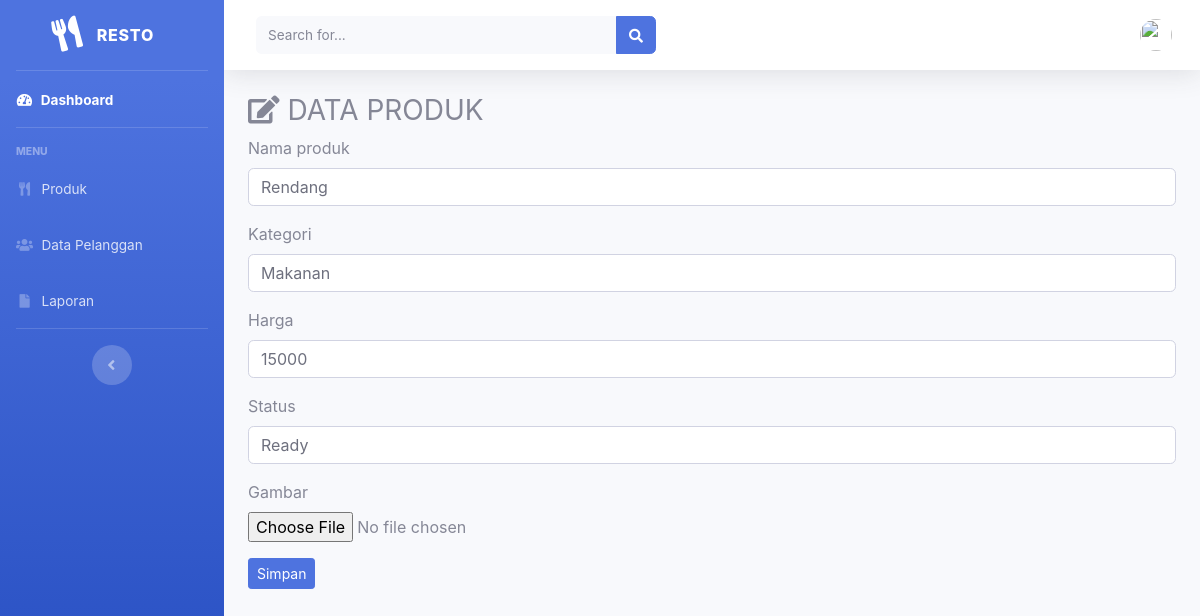
Page /admin/produk/edit/20200202 on the committed database.
### tables this page shows
CREATE TABLE `produk` (
  `id_produk` int(11) NOT NULL,
  `nama` varchar(30) NOT NULL,
  `kategori` varchar(30) NOT NULL,
  `harga` int(11) NOT NULL,
  `gambar` text NOT NULL,
  `status` enum('Ready','Unavailable') NOT NULL
);

### application/controllers/admin/produk.php (called while the page is built, shortened)
<?php
class Produk extends CI_Controller
{
    public function edit($id)
    {
        $data['user'] = $this->db->get_where('user', ['email' => $this->session->userdata('email')])->row_array();
        $where = array('id_produk' => $id);
        $data['produk'] = $this->model_produk->edit_produk($where, 'produk')->result();
        $this->load->view('templates/header');
        $this->load->view('templates/sidebar', $data);
        $this->load->view('admin/edit_produk', $data);
        $this->load->view('templates/footer');
    }
}

### index.php (called while the page is built, shortened)
<?php
require_once BASEPATH.'core/CodeIgniter.php';

### application/models/model_produk.php (called while the page is built, shortened)
<?php
class Model_produk extends CI_Model
{
    public function edit_produk($where, $table)
    {
        return $this->db->get_where($table, $where);
    }
}

### application/views/admin/edit_produk.php (the view, shortened to what this page needs)
<div class="container-fluid">
    <h3><i class=" fas fa-edit"></i> DATA PRODUK</h3>
    <?php foreach ($produk as $prd) : ?>
        <form method="post" action="<?php echo base_url() . 'admin/produk/update' ?>">
            <div class="form-group">
                <label>Nama produk</label>
                <input type="text" name="nama" class="form-control" value="<?php echo $prd->nama ?>">
            </div>
            <div class="form-group">
                <label>Kategori</label>
                <input type="text" name="kategori" class="form-control" value="<?php echo $prd->kategori ?>">
            </div>
            <div class="form-group">
                <label>Harga</label>
                <input type="text" name="harga" class="form-control" value="<?php echo $prd->harga ?>">
            </div>
            <div class="form-group">
                <label>Status</label>
                <input type="text" name="status" class="form-control" value="<?php echo $prd->status ?>">
            </div>
            <div class="form-group">
                <label>Gambar</label><br>
                <input type="file" name="gambar" class="form_control" value="<?php echo $prd->gambar ?>">
            </div>
            <button type="submit" class="btn btn-primary btn-sm"> Simpan </button>
        </form>
    <?php endforeach; ?>
</div>

### rows in the picture
produk: nama "Rendang", kategori "Makanan", harga "15000", status "Ready"
